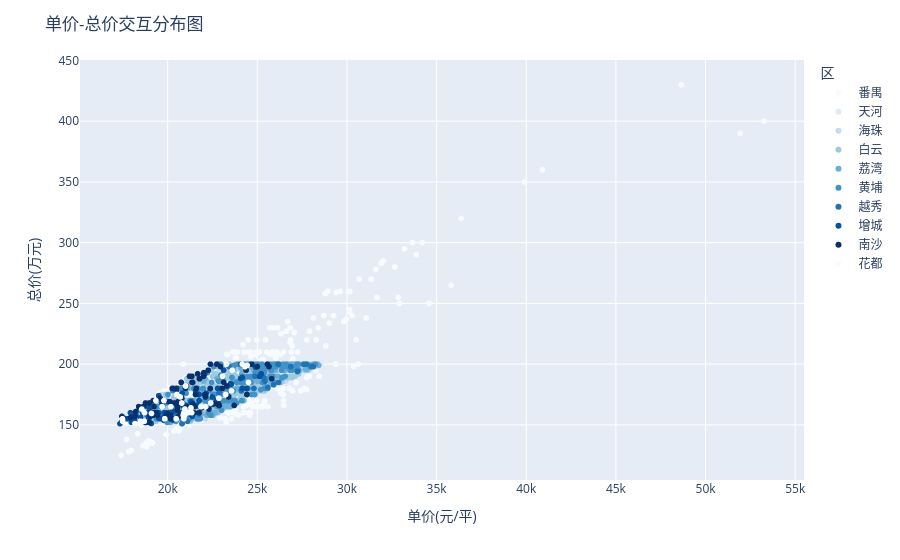

The code cell stored with this chart in its notebook:
### Code cell
fig = px.scatter(df, x='单价(元/平)', y='总价(万元)', 
                color='区', color_discrete_sequence=px.colors.sequential.Blues,
                hover_data=['小区名称','建筑类型'])
fig.update_layout(title='单价-总价交互分布图')
fig.show()
fig.write_html("总价-单价交互分布图.html")

### Figure 1 — Plotly figure (JSON) as saved in the notebook; plotly's stock layout.template omitted (floating-point values rounded to 4 significant figures; data arrays with more than 128 entries replaced by an {"elided": "..."} marker saying what was removed)
{"data": [{"customdata": {"elided": "1276x2 str values"}, "hovertemplate": "区=番禺<br>单价(元/平)=%{x}<br>总价(万元)=%{y}<br>小区名称=%{customdata[0]}<br>建筑类型=%{customdata[1]}<extra></extra>", "legendgroup": "番禺", "marker": {"color": "rgb(247,251,255)", "symbol": "circle"}, "mode": "markers", "name": "番禺", "showlegend": true, "type": "scattergl", "x": {"elided": "1276 int values"}, "xaxis": "x", "y": {"elided": "1276 float values"}, "yaxis": "y"}, {"customdata": {"elided": "95x2 str values"}, "hovertemplate": "区=天河<br>单价(元/平)=%{x}<br>总价(万元)=%{y}<br>小区名称=%{customdata[0]}<br>建筑类型=%{customdata[1]}<extra></extra>", "legendgroup": "天河", "marker": {"color": "rgb(222,235,247)", "symbol": "circle"}, "mode": "markers", "name": "天河", "showlegend": true, "type": "scattergl", "x": [22320, 23674, 27891, 27891, 22669, 24523, 23773, 20395, 22457, 26064, 25000, 24064, 26299, 24064, 26299, 27024, 23655, 23042, 25978, 25670, 28084, 24127, 26423, 27485, 24529, 26423, 19722, 27024, 24011, 23078, 24011, 20700, 25193, 25776, 26441, 26053, 27200, 27200, 22601, 27447, 26441, 27092, 27485, 26945, 27024, 23655, 21784, 24781, 28187, 24557, 20869, 25631, 26814, 21784, 24853, 22176, 23234, 20595, 26053, 26441, 22150, 25631, 26456, 20869, 22734, 23753, 26945, 25776, 28547, 23590, 22348, 25167, 25750, 24781, 24557, 24341, 24679, 22741, 22176, 23042, 24341, 26746, 24253, 21784, 24853, 26243, 27546, 24725, 23221, 28401, 20595, 24674, 26423, 25581, 22741], "xaxis": "x", "y": [168.0, 170.0, 199.0, 199.0, 200.0, 185.0, 169.0, 152.0, 168.0, 185.0, 190.0, 169.0, 200.0, 169.0, 200.0, 200.0, 196.0, 180.0, 200.0, 186.0, 199.0, 185.0, 195.0, 198.0, 186.0, 195.0, 170.0, 200.0, 188.0, 175.0, 188.0, 168.0, 180.0, 191.0, 190.0, 198.0, 200.0, 200.0, 174.0, 200.0, 190.0, 193.0, 198.0, 195.0, 200.0, 196.0, 182.0, 189.0, 199.0, 198.0, 160.0, 195.0, 190.0, 182.0, 189.0, 181.0, 166.0, 169.0, 198.0, 190.0, 163.0, 195.0, 195.0, 160.0, 178.0, 190.0, 195.0, 191.0, 200.0, 171.0, 175.0, 185.0, 195.0, 189.0, 198.0, 190.0, 190.0, 160.0, 181.0, 180.0, 190.0, 195.0, 185.0, 182.0, 189.0, 188.0, 198.0, 175.0, 170.0, 199.0, 169.0, 200.0, 195.0, 193.8, 160.0], "yaxis": "y"}, {"customdata": {"elided": "202x2 str values"}, "hovertemplate": "区=海珠<br>单价(元/平)=%{x}<br>总价(万元)=%{y}<br>小区名称=%{customdata[0]}<br>建筑类型=%{customdata[1]}<extra></extra>", "legendgroup": "海珠", "marker": {"color": "rgb(198,219,239)", "symbol": "circle"}, "mode": "markers", "name": "海珠", "showlegend": true, "type": "scattergl", "x": {"elided": "202 int values"}, "xaxis": "x", "y": {"elided": "202 float values"}, "yaxis": "y"}, {"customdata": {"elided": "589x2 str values"}, "hovertemplate": "区=白云<br>单价(元/平)=%{x}<br>总价(万元)=%{y}<br>小区名称=%{customdata[0]}<br>建筑类型=%{customdata[1]}<extra></extra>", "legendgroup": "白云", "marker": {"color": "rgb(158,202,225)", "symbol": "circle"}, "mode": "markers", "name": "白云", "showlegend": true, "type": "scattergl", "x": {"elided": "589 int values"}, "xaxis": "x", "y": {"elided": "589 float values"}, "yaxis": "y"}, {"customdata": {"elided": "166x2 str values"}, "hovertemplate": "区=荔湾<br>单价(元/平)=%{x}<br>总价(万元)=%{y}<br>小区名称=%{customdata[0]}<br>建筑类型=%{customdata[1]}<extra></extra>", "legendgroup": "荔湾", "marker": {"color": "rgb(107,174,214)", "symbol": "circle"}, "mode": "markers", "name": "荔湾", "showlegend": true, "type": "scattergl", "x": {"elided": "166 int values"}, "xaxis": "x", "y": {"elided": "166 float values"}, "yaxis": "y"}, {"customdata": {"elided": "302x2 str values"}, "hovertemplate": "区=黄埔<br>单价(元/平)=%{x}<br>总价(万元)=%{y}<br>小区名称=%{customdata[0]}<br>建筑类型=%{customdata[1]}<extra></extra>", "legendgroup": "黄埔", "marker": {"color": "rgb(66,146,198)", "symbol": "circle"}, "mode": "markers", "name": "黄埔", "showlegend": true, "type": "scattergl", "x": {"elided": "302 int values"}, "xaxis": "x", "y": {"elided": "302 float values"}, "yaxis": "y"}, {"customdata": [["解放中路", "塔楼"], ["麓景路", "塔楼"], ["麓景路", "塔楼"], ["麓景路", "塔楼"], ["麓景路", "塔楼"], ["江湾298", "塔楼"], ["华秀苑", "塔楼"], ["麓景路", "塔楼"], ["凯达大厦", "塔楼"], ["明月阁", "板楼"], ["三元里大道", "板楼"], ["人民北路", "塔楼"], ["新峰楼", "塔楼"], ["三元里大道", "板楼"], ["明月阁", "板楼"], ["凯达大厦", "塔楼"], ["凯达大厦", "塔楼"], ["凯达大厦", "塔楼"], ["凯达大厦", "塔楼"], ["广园西路", null], ["江湾298", "塔楼"], ["华秀苑", "塔楼"], ["三元里大道", "塔楼"], ["桂花岗", "塔楼"], ["桂花岗", "塔楼"], ["东风西路", "塔楼"], ["东风西路", "塔楼"], ["新峰楼", "塔楼"], ["桂花岗", "塔楼"], ["新峰楼", "塔楼"], ["桂花岗", "塔楼"], ["桂花岗", "塔楼"], ["桂花岗", "塔楼"], ["桂花岗", "塔楼"], ["广园西路", "板楼"], ["凯达大厦", "塔楼"], ["海珠中路", "塔楼"], ["凯达大厦", "塔楼"], ["桂花岗", "塔楼"], ["惠福西路", "塔楼"], ["金润铂宫", "板塔结合"], ["明月阁", "板楼"], ["桂花岗", "塔楼"], ["海珠中路", "塔楼"], ["广园东路", "塔楼"], ["广州机务段", "板楼"], ["惠福西路", "塔楼"]], "hovertemplate": "区=越秀<br>单价(元/平)=%{x}<br>总价(万元)=%{y}<br>小区名称=%{customdata[0]}<br>建筑类型=%{customdata[1]}<extra></extra>", "legendgroup": "越秀", "marker": {"color": "rgb(33,113,181)", "symbol": "circle"}, "mode": "markers", "name": "越秀", "showlegend": true, "type": "scattergl", "x": [20836, 28114, 27740, 27740, 28114, 23419, 20445, 27740, 28034, 20799, 21101, 21734, 26175, 21101, 20799, 25910, 28034, 25910, 28034, 24391, 23419, 20445, 24110, 27236, 27236, 25417, 25417, 24863, 27236, 26172, 22861, 25356, 27236, 22861, 25584, 26193, 24808, 26193, 22861, 26161, 24616, 20799, 27587, 24808, 21718, 26863, 26161], "xaxis": "x", "y": [168.0, 198.0, 200.0, 200.0, 198.0, 198.0, 160.0, 200.0, 198.0, 151.0, 153.0, 159.0, 200.0, 153.0, 151.0, 183.0, 198.0, 183.0, 198.0, 180.0, 198.0, 160.0, 178.0, 194.0, 194.0, 186.0, 186.0, 190.0, 194.0, 200.0, 176.0, 189.0, 194.0, 176.0, 181.0, 185.0, 180.0, 185.0, 176.0, 200.0, 200.0, 151.0, 200.0, 180.0, 175.0, 198.0, 200.0], "yaxis": "y"}, {"customdata": {"elided": "108x2 str values"}, "hovertemplate": "区=增城<br>单价(元/平)=%{x}<br>总价(万元)=%{y}<br>小区名称=%{customdata[0]}<br>建筑类型=%{customdata[1]}<extra></extra>", "legendgroup": "增城", "marker": {"color": "rgb(8,81,156)", "symbol": "circle"}, "mode": "markers", "name": "增城", "showlegend": true, "type": "scattergl", "x": [23506, 17922, 20000, 23551, 18803, 18803, 18782, 18147, 19593, 18803, 18803, 24414, 18136, 20034, 18136, 24414, 19820, 22144, 21563, 22785, 19775, 18782, 18147, 19593, 21301, 21754, 24071, 20297, 19000, 20739, 21754, 21301, 21563, 20068, 17715, 18980, 19820, 25129, 21646, 20785, 20297, 23506, 20000, 17922, 19775, 18980, 17972, 24160, 17972, 18980, 18172, 22486, 20851, 23118, 24893, 24071, 19504, 24160, 21748, 25217, 20269, 21646, 20785, 21380, 19881, 19082, 22057, 19082, 22719, 21037, 21037, 18945, 19501, 24160, 21748, 19504, 22719, 18992, 22513, 18605, 19082, 21378, 25217, 18497, 22719, 20167, 18945, 19503, 18089, 20807, 20205, 24168, 20185, 18916, 21068, 18224, 17337, 18910, 18605, 18992, 19503, 18089, 20470, 19747, 22069, 25217, 18224, 22820], "xaxis": "x", "y": [184.0, 160.0, 157.5, 183.6, 167.0, 167.0, 159.0, 157.0, 155.0, 167.0, 167.0, 180.0, 158.0, 169.0, 158.0, 180.0, 160.0, 176.0, 178.0, 180.0, 154.0, 159.0, 157.0, 155.0, 169.0, 170.0, 188.3, 161.4, 152.0, 160.0, 170.0, 169.0, 178.0, 160.0, 155.0, 160.0, 160.0, 190.0, 166.0, 160.0, 161.4, 184.0, 157.5, 160.0, 154.0, 160.0, 152.2, 189.0, 152.2, 160.0, 153.0, 173.0, 165.8, 195.0, 197.5, 188.3, 155.5, 189.0, 175.0, 192.0, 154.0, 166.0, 160.0, 168.0, 160.0, 151.2, 175.0, 151.2, 170.0, 166.0, 166.0, 155.0, 160.0, 189.0, 175.0, 155.5, 170.0, 162.0, 167.0, 160.0, 151.2, 157.0, 192.0, 156.0, 170.0, 160.0, 155.0, 174.0, 152.0, 176.0, 156.0, 180.0, 160.0, 165.0, 165.0, 158.0, 151.0, 155.0, 160.0, 162.0, 174.0, 152.0, 178.0, 156.0, 192.0, 192.0, 158.0, 168.0], "yaxis": "y"}, {"customdata": {"elided": "148x2 str values"}, "hovertemplate": "区=南沙<br>单价(元/平)=%{x}<br>总价(万元)=%{y}<br>小区名称=%{customdata[0]}<br>建筑类型=%{customdata[1]}<extra></extra>", "legendgroup": "南沙", "marker": {"color": "rgb(8,48,107)", "symbol": "circle"}, "mode": "markers", "name": "南沙", "showlegend": true, "type": "scattergl", "x": {"elided": "148 int values"}, "xaxis": "x", "y": {"elided": "148 float values"}, "yaxis": "y"}, {"customdata": {"elided": "67x2 str values"}, "hovertemplate": "区=花都<br>单价(元/平)=%{x}<br>总价(万元)=%{y}<br>小区名称=%{customdata[0]}<br>建筑类型=%{customdata[1]}<extra></extra>", "legendgroup": "花都", "marker": {"color": "rgb(247,251,255)", "symbol": "circle"}, "mode": "markers", "name": "花都", "showlegend": true, "type": "scattergl", "x": [21337, 17477, 23235, 21002, 17477, 20782, 17486, 22115, 20861, 20782, 19834, 22115, 23235, 21002, 22400, 18559, 20699, 22400, 21002, 20960, 21299, 17486, 18707, 21861, 20930, 21148, 18176, 23561, 18691, 20930, 22855, 24507, 20179, 18691, 23603, 20960, 17486, 21861, 22855, 20930, 18477, 24152, 19690, 23283, 18707, 21861, 22115, 21861, 21148, 22855, 18691, 19341, 20502, 24316, 23059, 20901, 24436, 19690, 19097, 20473, 20907, 24316, 20473, 19791, 19834, 24316, 19834], "xaxis": "x", "y": [160.0, 155.0, 175.0, 182.0, 155.0, 168.0, 153.0, 165.0, 158.0, 168.0, 155.0, 165.0, 175.0, 182.0, 168.0, 163.0, 173.0, 168.0, 182.0, 163.0, 164.0, 153.0, 160.0, 165.0, 158.0, 160.0, 151.0, 178.0, 153.0, 158.0, 172.0, 185.0, 165.0, 153.0, 195.0, 163.0, 153.0, 165.0, 172.0, 158.0, 153.0, 200.0, 165.0, 200.0, 160.0, 165.0, 165.0, 165.0, 160.0, 172.0, 153.0, 170.0, 175.0, 198.0, 190.0, 155.0, 199.0, 165.0, 159.4, 155.0, 160.0, 198.0, 155.0, 170.0, 155.0, 198.0, 155.0], "yaxis": "y"}], "layout": {"legend": {"title": {"text": "区"}, "tracegroupgap": 0}, "margin": {"t": 60}, "title": {"text": "单价-总价交互分布图"}, "xaxis": {"anchor": "y", "domain": [0, 1], "title": {"text": "单价(元/平)"}}, "yaxis": {"anchor": "x", "domain": [0, 1], "title": {"text": "总价(万元)"}}}}
